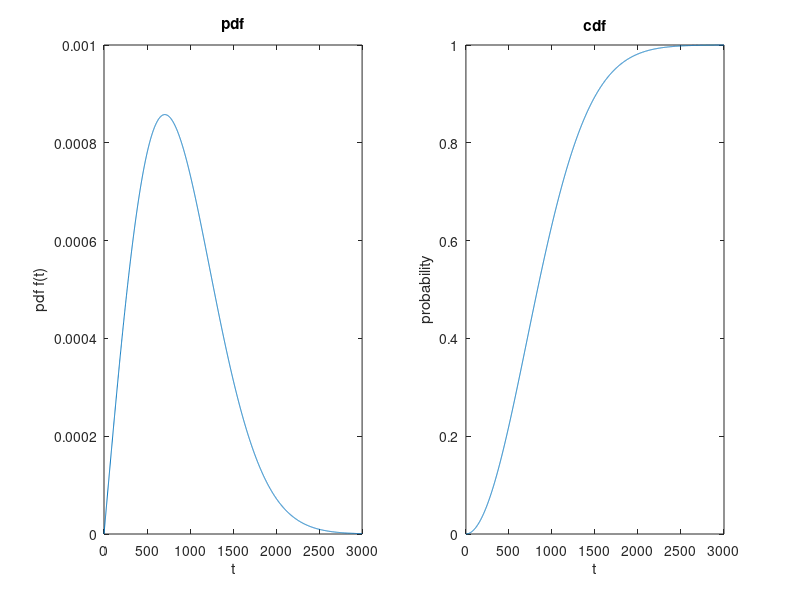

Here is the MATLAB script that generated this plot: (Note: this script raises an error after producing the figure.)
clear all; close all; clc;
% Generate desired PDF of discrete random variable

lamda = 1000;
f = @(t) 2*t/(lamda^2).*exp(-t.^2/(lamda^2)); % pdf

t_range = 3000;
t1 = linspace(0,t_range,t_range+1)';
pdf = f(t1);
cdf = zeros(length(t1),1);

for i = 1:length(t1)
    cdf(i,1) = sum(pdf(1:i,1));
end

subplot(1,2,1);
plot(t1,pdf);
title('pdf');
xlabel('t');
ylabel('pdf f(t)');

subplot(1,2,2);
plot(t1,cdf);
title('cdf');
xlabel('t');
ylabel('probability');


sample_num = 1000000; % sample numbers
r = unifrnd(0,1,[sample_num,1]); % uniform distribution

% ----- probability of failure r before T -----
T = zeros(sample_num,1);
for i = 1:sample_num
    [row,col] = find(cdf < r(i));
    T(i,1) = t1(max(row),1);
end
% ---------------------------------------------

% ----- information of histogram -----
nbins = t_range / 10; % number of bins in histogram
[count,edges] = histcounts(T, nbins);
dx = (edges(end) - edges(1))/length(count);
normalize_count = count/sample_num/dx; % normalize count
% ------------------------------------

% histogram('BinCounts', normalize_count, 'BinEdges', edges, 'FaceColor', 'b'); hold on;
% plot(t1, pdf,'r','LineWidth',1.5);
% title('PDF');
% xlabel('PDF f(t)');
% ylabel('Time to failure t[days]'); hold off

tm = 1;   % preventative maintenance
cm = 50;  % preventative maintenance costs
cr = 250; % repairing cost

[row_below_index, col_below] = find(T <= tm & T > 0);
[row_beyond, col_beyond] = find(T > tm);

% ----- average running cost -----
Rr = cr./T(row_below_index,1);
Rm = (cm/tm)*ones(length(row_beyond),1);
R = mean([Rr;Rm]);

